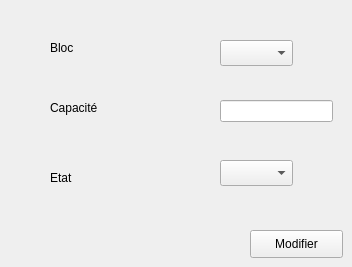
      <widget class="QWidget" name="tab_9">
       <attribute name="title">
        <string>Modifier Bloc</string>
       </attribute>
       <widget class="QPushButton" name="pushButton_modifier">
        <property name="geometry">
         <rect>
          <x>250</x>
          <y>230</y>
          <width>93</width>
          <height>28</height>
         </rect>
        </property>
        <property name="text">
         <string>Modifier</string>
        </property>
       </widget>
       <widget class="QLabel" name="label_10">
        <property name="geometry">
         <rect>
          <x>50</x>
          <y>40</y>
          <width>61</width>
          <height>16</height>
         </rect>
        </property>
        <property name="text">
         <string>Bloc</string>
        </property>
       </widget>
       <widget class="QLabel" name="label_11">
        <property name="geometry">
         <rect>
          <x>50</x>
          <y>100</y>
          <width>61</width>
          <height>16</height>
         </rect>
        </property>
        <property name="text">
         <string>Capacité</string>
        </property>
       </widget>
       <widget class="QLabel" name="label_12">
        <property name="geometry">
         <rect>
          <x>50</x>
          <y>170</y>
          <width>61</width>
          <height>16</height>
         </rect>
        </property>
        <property name="text">
         <string>Etat</string>
        </property>
       </widget>
       <widget class="QLineEdit" name="lineEdit_capacite_m">
        <property name="geometry">
         <rect>
          <x>220</x>
          <y>100</y>
          <width>113</width>
          <height>22</height>
         </rect>
        </property>
       </widget>
       <widget class="QComboBox" name="comboBox_bloc_m">
        <property name="geometry">
         <rect>
          <x>220</x>
          <y>40</y>
          <width>73</width>
          <height>26</height>
         </rect>
        </property>
       </widget>
       <widget class="QComboBox" name="comboBox_etat_m_2">
        <property name="geometry">
         <rect>
          <x>220</x>
          <y>160</y>
          <width>73</width>
          <height>26</height>
         </rect>
        </property>
       </widget>
      </widget>
